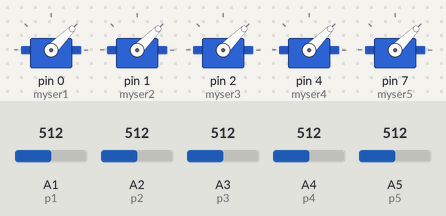
Bench run of a sketch on a simulated Arduino Uno, built with avr-gcc and run on an emulated ATmega328P. Parts: 5 × servo. Inputs (shaded band) come from the test bench; at power-on: A1 (p1) = 512, A2 (p2) = 512, A3 (p3) = 512, A4 (p4) = 512, A5 (p5) = 512.

Above: at 1.2 s.
1.3 s: A1 (p1) set to 716
At 2.2 s:
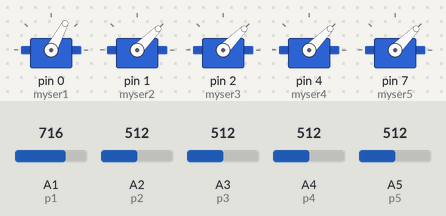
2.8 s: A2 (p2) set to 716
At 3.2 s:
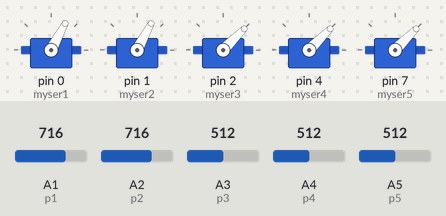
4.3 s: A3 (p3) set to 716
At 5.5 s:
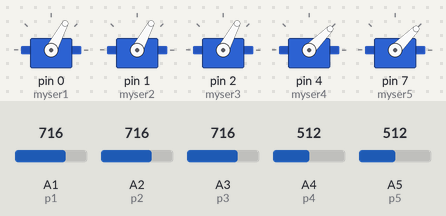
5.8 s: A4 (p4) set to 716
At 6.7 s:
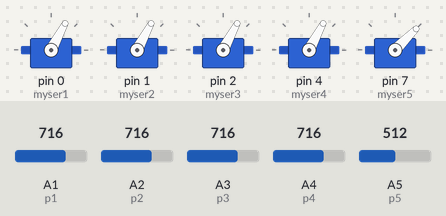
7.3 s: A5 (p5) set to 716
At 8.0 s:
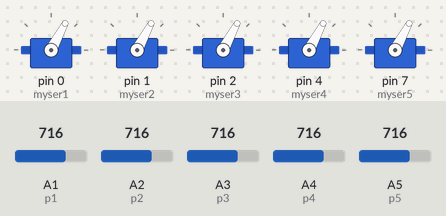
8.8 s: A1 (p1) set to 992
At 10.2 s:
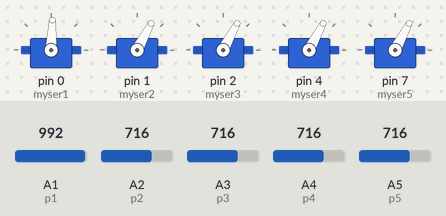
Timing chart, 0 to 11.3 s (numbered marks = the images above; inputs shaded):
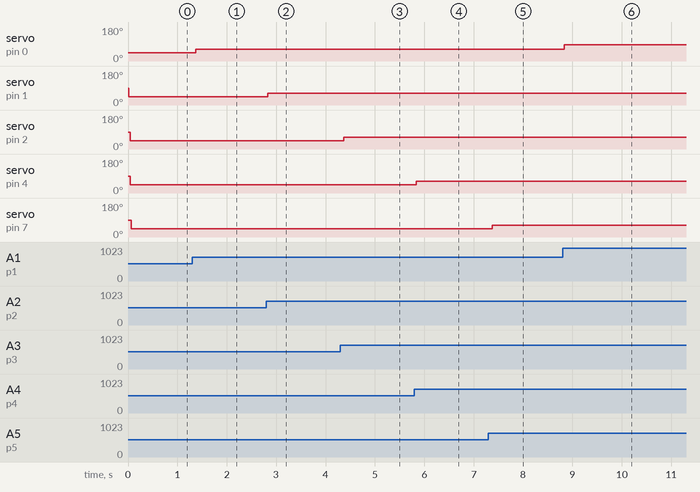

Measured:
- after the input at 1.3 s, servo on pin 0 (myser1): 45° → 62° after 0.07 s
- after the input at 2.8 s, servo on pin 1 (myser2): 45° → 62° at once
- after the input at 4.3 s, servo on pin 2 (myser3): 45° → 62° after 0.07 s
- after the input at 5.8 s, servo on pin 4 (myser4): 45° → 62° at once
- after the input at 7.3 s, servo on pin 7 (myser5): 45° → 62° after 0.07 s
- after the input at 8.8 s, servo on pin 0 (myser1): 62° → 87° at once

The sketch:

sketch_jun21a.ino
```cpp
#include <Servo.h>

Servo myser1;
Servo myser2;
Servo myser3;
Servo myser4;
Servo myser5;

int p1= A1;
int p2= A2;
int p3= A3;
int p4= A4;
int p5= A5;

int v1=0;
int v2=0;
int v3=0;
int v4=0;
int v5=0;

void setup()
{
myser1.attach(0);
myser2.attach(1);
myser3.attach(2);
myser4.attach(4);
myser5.attach(7);


}

void loop()
{

  v1=analogRead(p1);
  v1 = map(v1,0,1023,0, 90);
  myser1.write(v1);
  delay (15);

  v2=analogRead(p2);
  v2 = map(v2,0,1023,0, 90);
  myser2.write(v2);
  delay (15);

  v3=analogRead(p3);
  v3 = map(v3,0,1023,0, 90);
  myser3.write(v3);
  delay (15);

  v4=analogRead(p4);
  v4= map(v4,0,1023,0, 90);
  myser4.write(v4);
  delay (15);

  v5=analogRead(p5);
  v5= map(v5,0,1023,0, 90);
  myser5.write(v5);
  delay (15);

}
```
